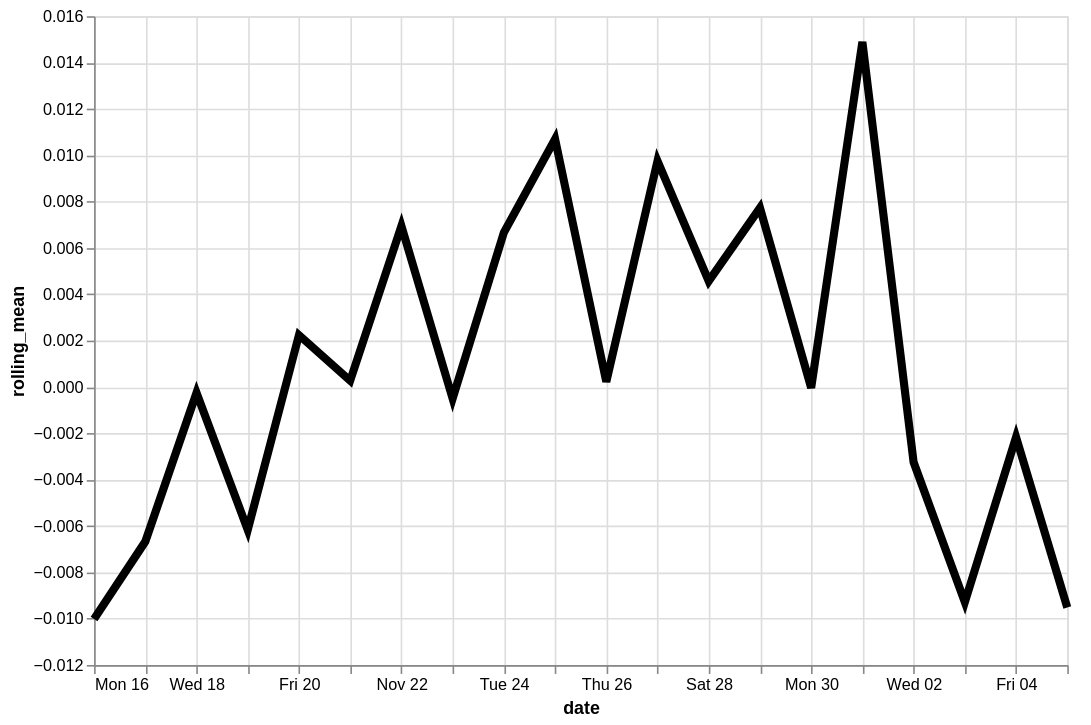

Here is the Vega-Lite specification saved for this chart:
### Vega-Lite specification from a JSON file in a GitHub repository (floating-point values rounded to 4 significant figures)
{"config": {"view": {"continuousWidth": 400, "continuousHeight": 300}}, "data": {"name": "data-6d1e4bcd5fb34a4f847d00e53aace72f"}, "mark": {"type": "line", "color": "black", "size": 5}, "encoding": {"x": {"type": "temporal", "field": "date"}, "y": {"type": "quantitative", "field": "rolling_mean"}}, "height": 400, "transform": [{"window": [{"op": "mean", "field": "residual", "as": "rolling_mean"}], "frame": [-4, 3]}], "width": 600, "$schema": "https://vega.github.io/schema/vega-lite/v4.8.1.json", "datasets": {"data-6d1e4bcd5fb34a4f847d00e53aace72f": [{"date": "2020-11-16T00:00:00", "residual": 0.02363}, {"date": "2020-11-17T00:00:00", "residual": 0.004803}, {"date": "2020-11-18T00:00:00", "residual": -0.007095}, {"date": "2020-11-19T00:00:00", "residual": -0.0614}, {"date": "2020-11-20T00:00:00", "residual": 0.006696}, {"date": "2020-11-21T00:00:00", "residual": 0.03185}, {"date": "2020-11-22T00:00:00", "residual": -0.04166}, {"date": "2020-11-23T00:00:00", "residual": 0.06109}, {"date": "2020-11-24T00:00:00", "residual": 0.007873}, {"date": "2020-11-25T00:00:00", "residual": 0.05823}, {"date": "2020-11-26T00:00:00", "residual": -0.06668}, {"date": "2020-11-27T00:00:00", "residual": -0.004082}, {"date": "2020-11-28T00:00:00", "residual": 0.03901}, {"date": "2020-11-29T00:00:00", "residual": -0.05198}, {"date": "2020-11-30T00:00:00", "residual": 0.03458}, {"date": "2020-12-01T00:00:00", "residual": 0.0196}, {"date": "2020-12-02T00:00:00", "residual": 0.03315}, {"date": "2020-12-03T00:00:00", "residual": -0.003891}, {"date": "2020-12-04T00:00:00", "residual": 0.05274}, {"date": "2020-12-05T00:00:00", "residual": -0.1492}]}}
